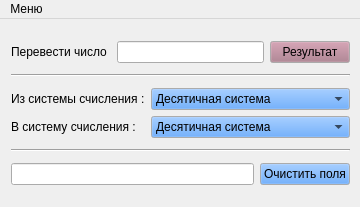
<?xml version="1.0" encoding="UTF-8"?>
<ui version="4.0">
 <class>Converter</class>
 <widget class="QMainWindow" name="Converter">
  <property name="geometry">
   <rect>
    <x>0</x>
    <y>0</y>
    <width>360</width>
    <height>207</height>
   </rect>
  </property>
  <property name="minimumSize">
   <size>
    <width>360</width>
    <height>0</height>
   </size>
  </property>
  <property name="palette">
   <palette>
    <active>
     <colorrole role="Button">
      <brush brushstyle="SolidPattern">
       <color alpha="255">
        <red>240</red>
        <green>137</green>
        <blue>208</blue>
       </color>
      </brush>
     </colorrole>
    </active>
    <inactive>
     <colorrole role="Button">
      <brush brushstyle="SolidPattern">
       <color alpha="255">
        <red>68</red>
        <green>143</green>
        <blue>240</blue>
       </color>
      </brush>
     </colorrole>
    </inactive>
    <disabled>
     <colorrole role="Button">
      <brush brushstyle="SolidPattern">
       <color alpha="255">
        <red>114</red>
        <green>240</green>
        <blue>68</blue>
       </color>
      </brush>
     </colorrole>
    </disabled>
   </palette>
  </property>
  <property name="windowTitle">
   <string>Перевод в системах счисления</string>
  </property>
  <widget class="QWidget" name="centralwidget">
   <layout class="QVBoxLayout" name="verticalLayout_4">
    <item>
     <layout class="QGridLayout" name="gridLayout_2">
      <item row="2" column="1">
       <layout class="QVBoxLayout" name="verticalLayout_3">
        <item>
         <layout class="QHBoxLayout" name="horizontalLayout">
          <property name="topMargin">
           <number>5</number>
          </property>
          <property name="bottomMargin">
           <number>5</number>
          </property>
          <item>
           <widget class="QLabel" name="label_3">
            <property name="text">
             <string>Перевести число </string>
            </property>
           </widget>
          </item>
          <item>
           <widget class="QLineEdit" name="lineEdit_from"/>
          </item>
          <item>
           <widget class="QPushButton" name="pushButton_result">
            <property name="palette">
             <palette>
              <active>
               <colorrole role="Button">
                <brush brushstyle="SolidPattern">
                 <color alpha="255">
                  <red>101</red>
                  <green>170</green>
                  <blue>101</blue>
                 </color>
                </brush>
               </colorrole>
              </active>
              <inactive>
               <colorrole role="Button">
                <brush brushstyle="SolidPattern">
                 <color alpha="255">
                  <red>171</red>
                  <green>119</green>
                  <blue>137</blue>
                 </color>
                </brush>
               </colorrole>
              </inactive>
              <disabled>
               <colorrole role="Button">
                <brush brushstyle="SolidPattern">
                 <color alpha="255">
                  <red>94</red>
                  <green>98</green>
                  <blue>166</blue>
                 </color>
                </brush>
               </colorrole>
              </disabled>
             </palette>
            </property>
            <property name="text">
             <string>Результат</string>
            </property>
           </widget>
          </item>
         </layout>
        </item>
        <item>
         <widget class="Line" name="line">
          <property name="orientation">
           <enum>Qt::Horizontal</enum>
          </property>
         </widget>
        </item>
        <item>
         <layout class="QGridLayout" name="gridLayout">
          <property name="topMargin">
           <number>5</number>
          </property>
          <property name="bottomMargin">
           <number>5</number>
          </property>
          <item row="0" column="0">
           <widget class="QLabel" name="label_2">
            <property name="text">
             <string>Из системы счисления :</string>
            </property>
           </widget>
          </item>
          <item row="1" column="0">
           <widget class="QLabel" name="label">
            <property name="text">
             <string>В систему счисления :</string>
            </property>
           </widget>
          </item>
          <item row="0" column="1">
           <widget class="QComboBox" name="comboBox_from">
            <item>
             <property name="text">
              <string>Десятичная система</string>
             </property>
            </item>
            <item>
             <property name="text">
              <string>Двоичная система</string>
             </property>
            </item>
            <item>
             <property name="text">
              <string>Восьмиричная система</string>
             </property>
            </item>
            <item>
             <property name="text">
              <string>Шестнадцатеричная система</string>
             </property>
            </item>
           </widget>
          </item>
          <item row="1" column="1">
           <widget class="QComboBox" name="comboBox_in">
            <item>
             <property name="text">
              <string>Десятичная система</string>
             </property>
            </item>
            <item>
             <property name="text">
              <string>Двоичная система</string>
             </property>
            </item>
            <item>
             <property name="text">
              <string>Восмеричная система</string>
             </property>
            </item>
            <item>
             <property name="text">
              <string>Шестнадцатиричная система</string>
             </property>
            </item>
           </widget>
          </item>
         </layout>
        </item>
        <item>
         <widget class="Line" name="line_2">
          <property name="orientation">
           <enum>Qt::Horizontal</enum>
          </property>
         </widget>
        </item>
        <item>
         <layout class="QHBoxLayout" name="horizontalLayout_4">
          <property name="leftMargin">
           <number>0</number>
          </property>
          <property name="topMargin">
           <number>5</number>
          </property>
          <property name="rightMargin">
           <number>0</number>
          </property>
          <property name="bottomMargin">
           <number>5</number>
          </property>
          <item>
           <widget class="QLineEdit" name="lineEdit_in"/>
          </item>
          <item>
           <widget class="QPushButton" name="pushButton_clear">
            <property name="text">
             <string>Очистить поля</string>
            </property>
           </widget>
          </item>
         </layout>
        </item>
       </layout>
      </item>
      <item row="2" column="0">
       <spacer name="horizontalSpacer">
        <property name="orientation">
         <enum>Qt::Horizontal</enum>
        </property>
        <property name="sizeHint" stdset="0">
         <size>
          <width>0</width>
          <height>0</height>
         </size>
        </property>
       </spacer>
      </item>
      <item row="0" column="1">
       <spacer name="verticalSpacer_2">
        <property name="orientation">
         <enum>Qt::Vertical</enum>
        </property>
        <property name="sizeHint" stdset="0">
         <size>
          <width>20</width>
          <height>40</height>
         </size>
        </property>
       </spacer>
      </item>
      <item row="2" column="2">
       <spacer name="horizontalSpacer_2">
        <property name="orientation">
         <enum>Qt::Horizontal</enum>
        </property>
        <property name="sizeHint" stdset="0">
         <size>
          <width>0</width>
          <height>0</height>
         </size>
        </property>
       </spacer>
      </item>
      <item row="3" column="1">
       <spacer name="verticalSpacer">
        <property name="orientation">
         <enum>Qt::Vertical</enum>
        </property>
        <property name="sizeHint" stdset="0">
         <size>
          <width>20</width>
          <height>40</height>
         </size>
        </property>
       </spacer>
      </item>
     </layout>
    </item>
   </layout>
  </widget>
  <widget class="QMenuBar" name="menuBar">
   <property name="geometry">
    <rect>
     <x>0</x>
     <y>0</y>
     <width>360</width>
     <height>21</height>
    </rect>
   </property>
   <property name="defaultUp">
    <bool>true</bool>
   </property>
   <property name="nativeMenuBar">
    <bool>false</bool>
   </property>
   <widget class="QMenu" name="menu">
    <property name="title">
     <string>Меню</string>
    </property>
    <addaction name="action_reference"/>
    <addaction name="action_history"/>
    <addaction name="separator"/>
    <addaction name="action_information"/>
    <addaction name="separator"/>
    <addaction name="action_close"/>
   </widget>
   <addaction name="menu"/>
  </widget>
  <action name="action_reference">
   <property name="checkable">
    <bool>false</bool>
   </property>
   <property name="text">
    <string>Теоретическая справка</string>
   </property>
   <property name="shortcutContext">
    <enum>Qt::WindowShortcut</enum>
   </property>
   <property name="menuRole">
    <enum>QAction::TextHeuristicRole</enum>
   </property>
   <property name="priority">
    <enum>QAction::NormalPriority</enum>
   </property>
  </action>
  <action name="action_history">
   <property name="text">
    <string>История </string>
   </property>
  </action>
  <action name="action_information">
   <property name="text">
    <string>О программе</string>
   </property>
  </action>
  <action name="action_close">
   <property name="text">
    <string>Выход</string>
   </property>
  </action>
 </widget>
 <resources/>
 <connections/>
</ui>
